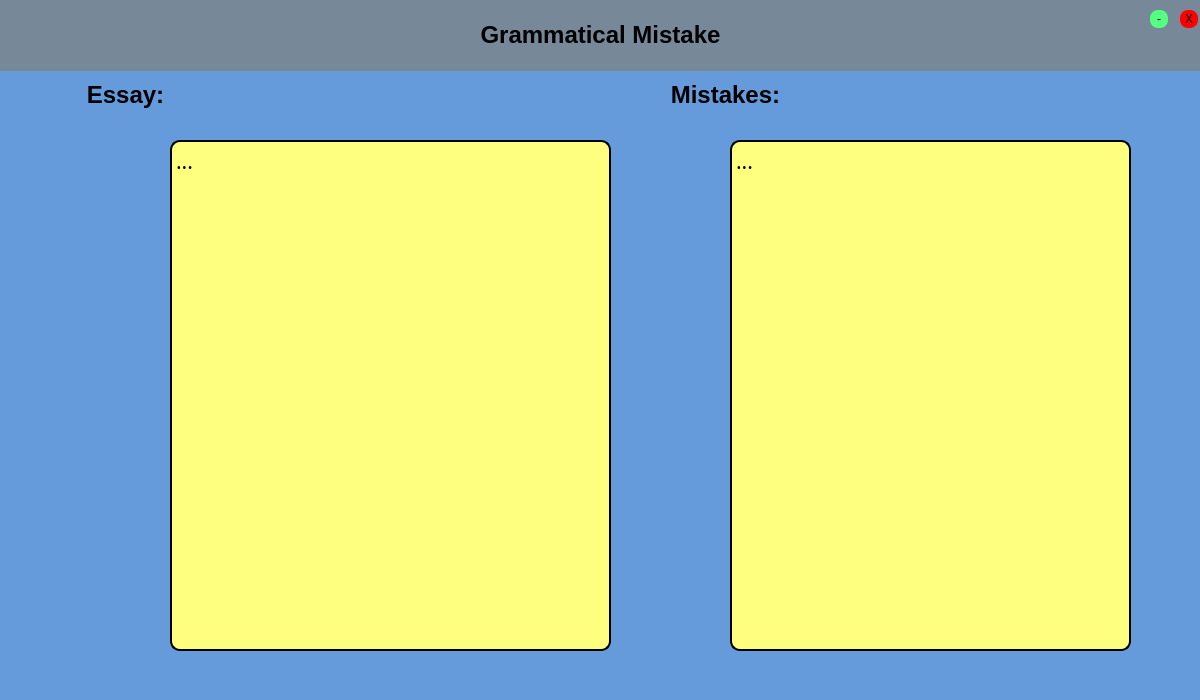
<?xml version="1.0" encoding="UTF-8"?>
<ui version="4.0">
 <class>otherWindow2</class>
 <widget class="QMainWindow" name="otherWindow2">
  <property name="geometry">
   <rect>
    <x>0</x>
    <y>0</y>
    <width>1200</width>
    <height>700</height>
   </rect>
  </property>
  <property name="sizePolicy">
   <sizepolicy hsizetype="Fixed" vsizetype="Fixed">
    <horstretch>0</horstretch>
    <verstretch>0</verstretch>
   </sizepolicy>
  </property>
  <property name="minimumSize">
   <size>
    <width>1200</width>
    <height>700</height>
   </size>
  </property>
  <property name="maximumSize">
   <size>
    <width>1200</width>
    <height>700</height>
   </size>
  </property>
  <property name="windowTitle">
   <string>MainWindow</string>
  </property>
  <property name="styleSheet">
   <string notr="true">background-color: rgb(101, 155, 219);</string>
  </property>
  <widget class="QWidget" name="centralwidget">
   <widget class="QLabel" name="label">
    <property name="geometry">
     <rect>
      <x>0</x>
      <y>0</y>
      <width>1201</width>
      <height>71</height>
     </rect>
    </property>
    <property name="font">
     <font>
      <family>Microsoft YaHei UI</family>
      <pointsize>16</pointsize>
      <weight>75</weight>
      <bold>true</bold>
     </font>
    </property>
    <property name="styleSheet">
     <string notr="true">background-color:#778899</string>
    </property>
    <property name="text">
     <string>&lt;html&gt;&lt;head/&gt;&lt;body&gt;&lt;p align=&quot;center&quot;&gt;&lt;span style=&quot; font-size:18pt;&quot;&gt;Grammatical Mistake&lt;/span&gt;&lt;/p&gt;&lt;/body&gt;&lt;/html&gt;</string>
    </property>
   </widget>
   <widget class="QPlainTextEdit" name="gmistake">
    <property name="geometry">
     <rect>
      <x>170</x>
      <y>140</y>
      <width>441</width>
      <height>511</height>
     </rect>
    </property>
    <property name="sizePolicy">
     <sizepolicy hsizetype="MinimumExpanding" vsizetype="MinimumExpanding">
      <horstretch>0</horstretch>
      <verstretch>0</verstretch>
     </sizepolicy>
    </property>
    <property name="font">
     <font>
      <family>Segoe Print</family>
      <pointsize>16</pointsize>
     </font>
    </property>
    <property name="styleSheet">
     <string notr="true">background-color: rgb(255,255,127);

border: 2px solid rgb(0, 0, 0);
border-radius: 10px;</string>
    </property>
    <property name="plainText">
     <string>...


</string>
    </property>
   </widget>
   <widget class="QPlainTextEdit" name="essay">
    <property name="geometry">
     <rect>
      <x>730</x>
      <y>140</y>
      <width>401</width>
      <height>511</height>
     </rect>
    </property>
    <property name="sizePolicy">
     <sizepolicy hsizetype="MinimumExpanding" vsizetype="MinimumExpanding">
      <horstretch>0</horstretch>
      <verstretch>0</verstretch>
     </sizepolicy>
    </property>
    <property name="font">
     <font>
      <family>Segoe Print</family>
      <pointsize>16</pointsize>
     </font>
    </property>
    <property name="styleSheet">
     <string notr="true">background-color: rgb(255,255,127);

border: 2px solid rgb(0, 0, 0);
border-radius: 10px;</string>
    </property>
    <property name="plainText">
     <string>...
</string>
    </property>
   </widget>
   <widget class="QLabel" name="label_2">
    <property name="geometry">
     <rect>
      <x>660</x>
      <y>80</y>
      <width>131</width>
      <height>31</height>
     </rect>
    </property>
    <property name="font">
     <font>
      <pointsize>12</pointsize>
     </font>
    </property>
    <property name="text">
     <string>&lt;html&gt;&lt;head/&gt;&lt;body&gt;&lt;p align=&quot;center&quot;&gt;&lt;span style=&quot; font-size:18pt; font-weight:600;&quot;&gt;Mistakes:&lt;/span&gt;&lt;/p&gt;&lt;/body&gt;&lt;/html&gt;</string>
    </property>
   </widget>
   <widget class="QLabel" name="label_3">
    <property name="geometry">
     <rect>
      <x>70</x>
      <y>80</y>
      <width>111</width>
      <height>31</height>
     </rect>
    </property>
    <property name="font">
     <font>
      <pointsize>12</pointsize>
     </font>
    </property>
    <property name="text">
     <string>&lt;html&gt;&lt;head/&gt;&lt;body&gt;&lt;p align=&quot;center&quot;&gt;&lt;span style=&quot; font-size:18pt; font-weight:600;&quot;&gt;Essay:&lt;/span&gt;&lt;/p&gt;&lt;/body&gt;&lt;/html&gt;</string>
    </property>
   </widget>
   <widget class="QPushButton" name="minimize">
    <property name="geometry">
     <rect>
      <x>1150</x>
      <y>10</y>
      <width>18</width>
      <height>18</height>
     </rect>
    </property>
    <property name="minimumSize">
     <size>
      <width>15</width>
      <height>15</height>
     </size>
    </property>
    <property name="maximumSize">
     <size>
      <width>19</width>
      <height>18</height>
     </size>
    </property>
    <property name="styleSheet">
     <string notr="true">QPushButton{
border:none;
border-radius:8px;
background-color:rgb(85,255,127);
}

QPushButton:hover{
	background-color:rgb(85,255,127,150);
}</string>
    </property>
    <property name="text">
     <string>-</string>
    </property>
   </widget>
   <widget class="QPushButton" name="Close">
    <property name="geometry">
     <rect>
      <x>1180</x>
      <y>10</y>
      <width>18</width>
      <height>18</height>
     </rect>
    </property>
    <property name="minimumSize">
     <size>
      <width>15</width>
      <height>15</height>
     </size>
    </property>
    <property name="maximumSize">
     <size>
      <width>19</width>
      <height>18</height>
     </size>
    </property>
    <property name="styleSheet">
     <string notr="true">QPushButton{
border:none;
border-radius:8px;
background-color:rgb(255,0,0);
}

QPushButton:hover{
	background-color:rgb(255,0,0,150);
}</string>
    </property>
    <property name="text">
     <string>X</string>
    </property>
   </widget>
  </widget>
 </widget>
 <resources/>
 <connections/>
</ui>
